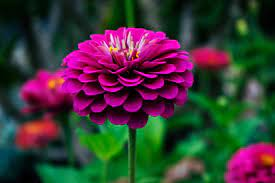
#> input picture Inverting/indir.jpg, 275 x 183 px
$ python main.py
#> lines starting #> are read from the running program, lines starting #| are printed output that depends on the picture
import cv2
import numpy as np

foto=cv2.imread("indir.jpg",0)
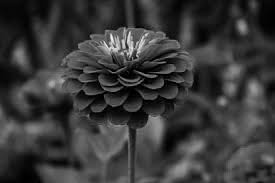
#> foto: shape (183, 275); min 0, max 246, mean 56.3
cv2.imshow("cicek",foto)
cv2.waitKey()

max=np.max(foto)
#> max = 246

[x,y]=np.shape(foto)
#> x = 183; y = 275

for k in range (0,x):

    for l in range (0,y):
        foto[k,l]=max-foto[k,l]
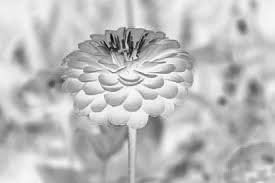
#> foto: shape (183, 275); min 0, max 246, mean 189.7

cv2.imshow("ters_cicek",foto)
cv2.waitKey()
